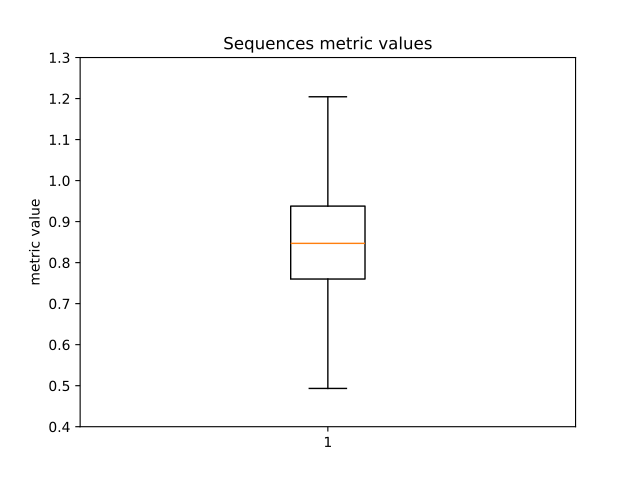

Recreate this plot in Python.
import pandas as pd
import matplotlib.pyplot as plt

df = pd.read_csv("result.csv", index_col=0)

plt.boxplot(df["metric"], showfliers=False)
plt.title("Sequences metric values")
plt.ylabel("metric value")
plt.ylim(0.4, 1.3)
plt.savefig("boxplot.pdf", dpi=150)
